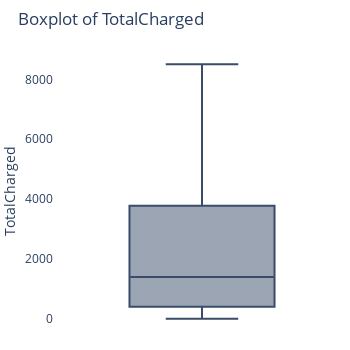

The notebook cell this image was saved under:
### Markdown cell above
MonthlyCharges have no outliers. With maximum value of 118.65 and 18.8 as the minimum MonthlyCharges.

### Code cell
# Create boxplot for TotalCharged
fig_box = px.box(df, y='TotalCharged', title='Boxplot of TotalCharged', color_discrete_sequence=['#3A4C6A'])

fig_box.update_layout(
    autosize=False,
    width=350,
    height=350,
    margin=dict(
        l=0,
        r=0,
        b=0,
        t=50,
        pad=0
    ),
    plot_bgcolor='white',
    showlegend=False
)

### Figure 1 — Plotly figure (JSON) as saved in the notebook; plotly's stock layout.template omitted (floating-point values rounded to 4 significant figures; data arrays with more than 128 entries replaced by an {"elided": "..."} marker saying what was removed)
{"data": [{"alignmentgroup": "True", "hovertemplate": "TotalCharged=%{y}<extra></extra>", "legendgroup": "", "marker": {"color": "#3A4C6A"}, "name": "", "notched": false, "offsetgroup": "", "orientation": "v", "showlegend": false, "type": "box", "x0": " ", "xaxis": "x", "y": {"elided": "4930 float values"}, "y0": " ", "yaxis": "y"}], "layout": {"autosize": false, "boxmode": "group", "height": 350, "legend": {"tracegroupgap": 0}, "margin": {"b": 0, "l": 0, "pad": 0, "r": 0, "t": 50}, "plot_bgcolor": "white", "showlegend": false, "title": {"text": "Boxplot of TotalCharged"}, "width": 350, "xaxis": {"anchor": "y", "domain": [0, 1]}, "yaxis": {"anchor": "x", "domain": [0, 1], "title": {"text": "TotalCharged"}}}}
